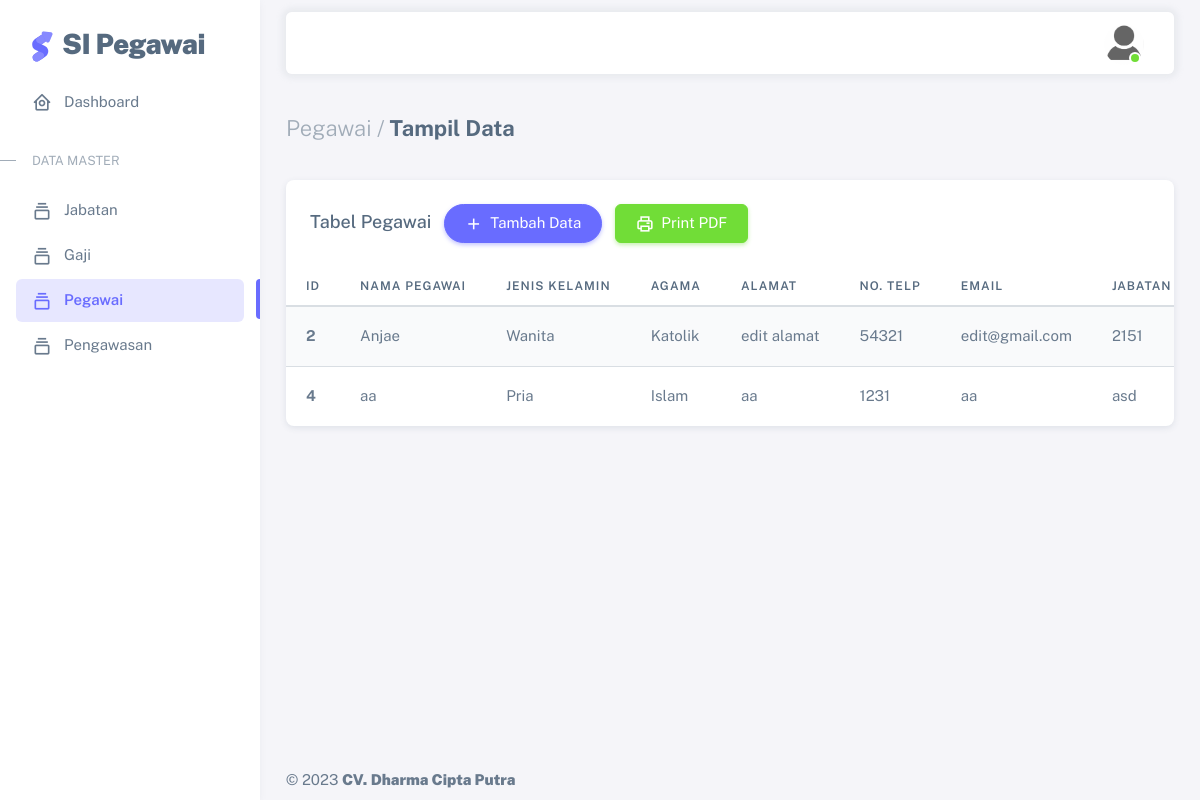
Page /pegawai_show.php (signed in) on the committed database.
### tables this page shows
CREATE TABLE `pegawai` (
  `id_pegawai` int(5) NOT NULL,
  `nama` varchar(100) NOT NULL,
  `jenis_kelamin` enum('Pria','Wanita') NOT NULL,
  `agama` enum('Islam','Protestan','Katolik','Hindu','Buddha','Khonghucu') NOT NULL,
  `alamat` text NOT NULL,
  `no_telp` varchar(13) NOT NULL,
  `email` varchar(100) NOT NULL,
  `id_jabatan` int(5) NOT NULL,
  `id_gaji` int(5) NOT NULL,
  `id_user` int(5) NOT NULL
);

CREATE TABLE `jabatan` (
  `id_jabatan` int(5) NOT NULL,
  `nama_jabatan` varchar(100) NOT NULL
);

### pegawai_show.php (the view, shortened to what this page needs)
<?php
  include_once "koneksi.php";
?>
<!DOCTYPE html>
<html
  lang="en"
  class="light-style layout-menu-fixed"
  dir="ltr"
  data-theme="theme-default"
  data-assets-path="../assets/"
  data-template="vertical-menu-template-free"
>
  <head>
    <link rel="stylesheet" href="../assets/vendor/fonts/boxicons.css" />
    <link rel="stylesheet" href="../assets/vendor/css/core.css" class="template-customizer-core-css" />
    <link rel="stylesheet" href="../assets/vendor/css/theme-default.css" class="template-customizer-theme-css" />
    <link rel="stylesheet" href="../assets/css/demo.css" />
    <link rel="stylesheet" href="../assets/vendor/libs/perfect-scrollbar/perfect-scrollbar.css" />
    <link rel="stylesheet" href="../assets/vendor/libs/apex-charts/apex-charts.css" />
  </head>
  <body>
    <div class="layout-wrapper layout-content-navbar">
      <div class="layout-container">
      <aside id="layout-menu" class="layout-menu menu-vertical menu bg-menu-theme">
          <div class="app-brand demo">
            <a href="index.html" class="app-brand-link">
              <span class="app-brand-logo demo">
              </span>
              <span class="app-brand-text demo menu-text fw-bolder ms-2">SI Pegawai</span>
            </a>
          </div>
          <ul class="menu-inner py-1">
            <li class="menu-item">
              <a href="index.php" class="menu-link">
                <i class="menu-icon tf-icons bx bx-home-circle"></i>
                <div data-i18n="Analytics">Dashboard</div>
              </a>
            </li>
            <li class="menu-header small text-uppercase">
              <span class="menu-header-text">Data Master</span>
            </li>
            <li class="menu-item">
              <a href="jabatan_show.php" class="menu-link">
                <i class="menu-icon tf-icons bx bx-collection"></i>
                <div>Jabatan</div>
              </a>
            </li>
            <li class="menu-item">
              <a href="gaji_show.php" class="menu-link">
                <i class="menu-icon tf-icons bx bx-collection"></i>
                <div>Gaji</div>
              </a>
            </li>
            <li class="menu-item active">
              <a href="pegawai_show.php" class="menu-link">
                <i class="menu-icon tf-icons bx bx-collection"></i>
                <div>Pegawai</div>
              </a>
            </li>
            <li class="menu-item">
              <a href="pengawasan_show.php" class="menu-link">
                <i class="menu-icon tf-icons bx bx-collection"></i>
                <div>Pengawasan</div>
              </a>
            </li>
          </ul>
        </aside>
        <div class="layout-page">
          <nav
            class="layout-navbar container-xxl navbar navbar-expand-xl navbar-detached align-items-center bg-navbar-theme"
            id="layout-navbar"
          >
            <div class="navbar-nav-right d-flex align-items-center" id="navbar-collapse">
              <ul class="navbar-nav flex-row align-items-center ms-auto">
                <li class="nav-item navbar-dropdown dropdown-user dropdown">
                  <a class="nav-link dropdown-toggle hide-arrow" href="javascript:void(0);" data-bs-toggle="dropdown">
                    <div class="avatar avatar-online">
                      <img src="../assets/img/avatars/1.png" alt class="w-px-40 h-auto rounded-circle" />
                    </div>
                  </a>
                </li>
              </ul>
            </div>
          </nav>
          <div class="content-wrapper">
            <div class="container-xxl flex-grow-1 container-p-y">
              <h4 class="fw-bold py-3 mb-4"><span class="text-muted fw-light">Pegawai /</span> Tampil Data</h4>
              <div class="card">
                <h5 class="card-header">Tabel Pegawai
                    <a href="pegawai_add.php" class="mx-2 btn rounded-pill btn-primary">
                        <span class="tf-icons bx bx-plus"></span>&nbsp; Tambah Data
                    </a>
                    <a href="pegawai_print.php" class="btn btn-success">
                        <span class="tf-icons bx bx-printer"></span>&nbsp; Print PDF
                    </a>
                </h5>
                <div class="table-responsive text-nowrap">
                  <table class="table table-striped">
                    <thead>
                      <tr>
                        <th>ID</th>
                        <th>Nama Pegawai</th>
                        <th>Jenis Kelamin</th>
                        <th>Agama</th>
                        <th>Alamat</th>
                        <th>No. Telp</th>
                        <th>Email</th>
                        <th>Jabatan</th>
                      </tr>
                    </thead>
                    <tbody class="table-border-bottom-0">
                        <?php
                            $pegawaiQuery = mysqli_query($con, "SELECT id_pegawai, nama, jenis_kelamin, agama, alamat, no_telp, email, nama_jabatan, gaji, username FROM pegawai JOIN jabatan ON pegawai.id_jabatan = jabatan.id_jabatan JOIN gaji ON pegawai.id_gaji = gaji.id_gaji JOIN pengguna ON pegawai.id_user = pengguna.id_user");
                            if (mysqli_num_rows($pegawaiQuery) > 0) {
                                while ($data = mysqli_fetch_assoc($pegawaiQuery)) {
                                    echo '
                                        <tr>
                                            <td><strong>'.$data['id_pegawai'] .'</strong></td>
                                            <td>'. $data['nama'] .'</td>
                                            <td>'. $data['jenis_kelamin'] .'</td>
                                            <td>'. $data['agama'] .'</td>
                                            <td>'. $data['alamat'] .'</td>
                                            <td>'. $data['no_telp'] .'</td>
                                            <td>'. $data['email'] .'</td>
                                            <td>'. $data['nama_jabatan'] .'</td>
                                            <td>Rp '. number_format($data['gaji'],2,',','.') .'</td>
                                            <td>'. $data['username'] .'</td>
                                            <td>
                                                <a href="pegawai_edit.php?id='.$data['id_pegawai'].'" style="text-decoration:none;" class="btn btn-icon btn-warning"><span class="tf-icons bx bx-edit"></span></a>
                                                <a href="pegawai_delete.php?id='.$data['id_pegawai'].'" onclick="return confirm(\'Apakah anda yakin ingin menghapus data ini?\')" style="text-decoration:none;" class="btn btn-icon btn-danger"><span class="tf-icons bx bx-trash"></span></a>
                                            </td>
                                        </tr>
                                    ';
                                }
                            } else {
                                echo '
                                <tr>
                                    <td colspan="11" class="text-center">Tidak ada data di database!</td>
                                </tr>
                                ';
                            }
                        ?>
                    </tbody>
                  </table>
                </div>
              </div>
            </div>
            <footer class="content-footer footer bg-footer-theme">
              <div class="container-xxl d-flex flex-wrap justify-content-between py-2 flex-md-row flex-column">
                <div class="mb-2 mb-md-0">
                  ©
                  <a href="#" class="footer-link fw-bolder">CV. Dharma Cipta Putra</a>
                </div>
              </div>
            </footer>
          </div>
        </div>
      </div>
    </div>
  </body>
</html>

### assets/css/demo.css (style rules this page uses)
.menu .app-brand.demo { height: 64px; margin-top: 12px; }
.app-brand-logo.demo svg { width: 22px; height: 38px; }
.app-brand-text.demo { font-size: 1.75rem; letter-spacing: -0.5px; }

### rows in the picture
pegawai: id_pegawai "2", nama "Anjae", jenis_kelamin "Wanita", agama "Katolik", alamat "edit alamat", no_telp "54321", email "edit@gmail.com", id_jabatan.nama_jabatan "2151"
pegawai: id_pegawai "4", nama "aa", jenis_kelamin "Pria", agama "Islam", alamat "aa", no_telp "1231", email "aa", id_jabatan.nama_jabatan "asd"
